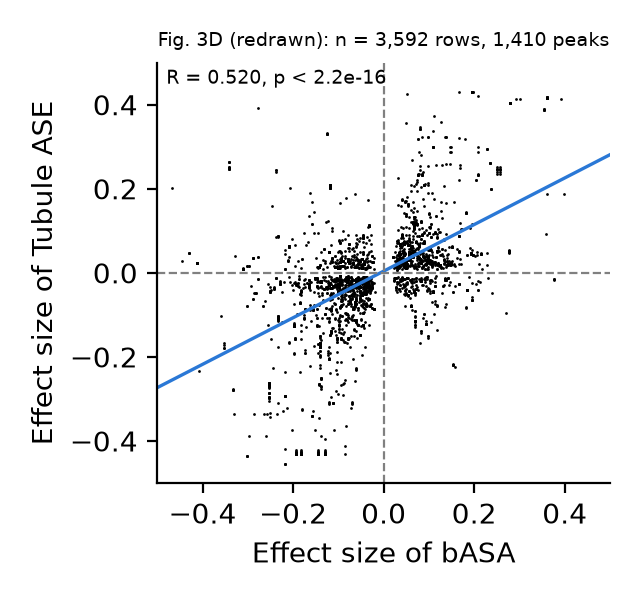
#> input picture Benchmarks/liu2025_kidney_multiome/figures/fig3d_basa_vs_ase.png, 640 x 600 px
$ python make_reproduction_figure.py
#> lines starting #> are read from the running program, lines starting #| are printed output that depends on the picture
#!/usr/bin/env python3
"""Overview figure: IGVFagent reproduces three published papers.

Laid out like Paper2Agent's Fig. 3:
  a  paper -> IGVFagent (ported methods, deposited data, authors' code) -> agent
  b  the chain of `igvfagent bench` steps the igvf-replicate-paper skill runs,
     and the report it returns
  c  results per paper: a redrawn panel, every quoted number vs the paper,
     and analysis coverage from `igvfagent bench score`

All numbers are the ones recorded in each benchmark's README
(Benchmarks/<paper-id>/README.md). Redrawn panels are read from
Benchmarks/<paper-id>/figures/.

    python3 Benchmarks/make_reproduction_figure.py
writes Benchmarks/figures/reproduction_overview.{png,pdf,svg}.
"""

from __future__ import annotations

from pathlib import Path

import matplotlib

matplotlib.use("Agg")
import matplotlib.image as mpimg  # noqa: E402
import matplotlib.pyplot as plt  # noqa: E402
from matplotlib.patches import FancyArrowPatch, FancyBboxPatch  # noqa: E402

HERE = Path(__file__).resolve().parent
ROOT = HERE.parent
OUT = HERE / "figures" / "reproduction_overview"

plt.rcParams.update({
    "font.family": "DejaVu Sans",
    "font.size": 6.5,
    "axes.linewidth": 0.6,
    "xtick.major.width": 0.6,
    "ytick.major.width": 0.6,
    "xtick.major.size": 2.5,
    "ytick.major.size": 2.5,
    "svg.fonttype": "none",
    "pdf.fonttype": 42,
})

INK = "#1F2933"
MUTED = "#616E7C"
TOOL = "#FBE3D3"      # ported methods
DATA = "#DDF1DC"      # deposited data
CODE = "#DCEBF7"      # authors' code
USER = "#F6DDF0"      # user bubble, as in Paper2Agent
AGENT = "#E6EEF8"
PARTIAL = "#F4A261"
BLOCKED = "#BDBDBD"
MONO = "DejaVu Sans Mono"

# (paper id, header, colour, panel file, panel caption)
PAPERS = [
    ("liu2025_kidney_multiome", "Liu et al. 2025, Science", "#2E7EBE",
     "figures/fig3d_basa_vs_ase.png",
     "Fig. 3D: chromatin effect vs expression effect\n(R = 0.520, paper 0.51)"),
    ("gschwind2026_encyclopedia_enhancer", "Gschwind et al. 2026, Nature",
     "#D1495B", None,
     "Fig. 2b,c: CRISPR benchmark AUPRC\n(ours from Supp. Table 3 vs paper)"),
    ("pan2026_esig_interaction", "Pan et al. 2026, Nat Methods", "#2A9D8F",
     "figures/fig1c_roc_disease.png",
     "Fig. 1c: eSIG-Net finds disease mutations\n(ROC-AUC 0.908, paper 0.91)"),
]

# Every number each README compares with the paper: (label, paper, ours).
NUMBERS = {
    "liu2025_kidney_multiome": [
        ("GWAS variants, P<5e-8", 115726, 115725),
        ("non-MHC variants", 99595, 102520),
        ("independent loci", 1026, 1020),
        ("ASE genes, tubule", 8573, 8573),
        ("ASE genes, glomerulus", 8725, 8725),
        ("ASE genes, union", 10398, 10398),
        ("bASA peaks", 19083, 19083),
        ("bASA SNPs", 523700, 523700),
        ("bASA vs ASE R", 0.51, 0.520),
        ("snASA SNPs", 25766, 25766),
        ("snASA in open chromatin (%)", 93.2, 93.20),
        ("PT snASA vs bASA rho", 0.90, 0.895),
        ("Open4Gene links", 142452, 142452),
        ("Open4Gene peaks", 125699, 125699),
        ("median peaks/gene", 8, 4),
        ("GWAS variants in peaks", 7137, 7344),
        ("coding variants", 1363, 1363),
        ("coding genes", 782, 782),
        ("convergent genes", 601, 601),
        ("validated (%)", 93.8, 93.7),
    ],
    "gschwind2026_encyclopedia_enhancer": [
        ("biosamples", 1458, 1458),
        ("cell types / tissues", 369, 369),
        ("elements per biosample", 40210, 40209.5),
        ("links per biosample", 63221, 63221.0),
        ("predicted links, total", 92176227, 92176227),
        ("genes per enhancer", 1, 1),
        ("enhancers per gene", 3, 3),
        ("AUPRC, rE2G", 0.66, 0.6622),
        ("AUPRC, ABC", 0.56, 0.5649),
        ("AUPRC, rE2G Extended", 0.74, 0.7373),
        ("AUPRC, ABC (Extended set)", 0.61, 0.6128),
    ],
    "pan2026_esig_interaction": [
        ("accuracy, disease", 0.85, 0.848),
        ("ROC-AUC, disease", 0.91, 0.908),
        ("AP, disease", 0.86, 0.856),
        ("accuracy, population", 0.90, 0.907),
        ("ROC-AUC, population", 0.87, 0.866),
        ("AP, population", 0.71, 0.703),
        ("ROC-AUC vs structure", 0.91, 0.908),
        ("AP vs structure", 0.86, 0.856),
        ("FoldDock mutant acc.", 0.625, 0.625),
        ("FoldDock consistency (%)", 94.4, 94.4),
        ("FoldDock 17.6% (%)", 17.6, 17.58),
        ("FoldDock WT acc.", 0.922, 0.949),
    ],
}

# `igvfagent bench score` coverage: reproduced, partial / not reproduced,
# blocked or pending.
COVERAGE = {
    "liu2025_kidney_multiome": (11, 3, 2),
    "gschwind2026_encyclopedia_enhancer": (5, 0, 0),
    "pan2026_esig_interaction": (11, 1, 4),
}

# Fig. 2b,c AUPRC (Supplementary Table 3): (model, paper, ours).
GSCHWIND_AUPRC = [
    ("ENCODE-rE2G", 0.66, 0.6622),
    ("ABC", 0.56, 0.5649),
    ("rE2G\nExtended", 0.74, 0.7373),
    ("ABC\n(Ext. set)", 0.61, 0.6128),
]


# ---------------------------------------------------------------- helpers
def box(fig, x, y, w, h, fc, ec="none", lw=0.6, ls="-", r=0.008, z=1):
    p = FancyBboxPatch((x, y), w, h, boxstyle=f"round,pad=0,rounding_size={r}",
                       transform=fig.transFigure, fc=fc, ec=ec, lw=lw, ls=ls,
                       zorder=z)
    fig.add_artist(p)
    return p


def arrow(fig, x0, y0, x1, y1, color=MUTED):
    fig.add_artist(FancyArrowPatch(
        (x0, y0), (x1, y1), transform=fig.transFigure, arrowstyle="-|>",
        mutation_scale=8, lw=1.0, color=color, zorder=3))


def text(fig, x, y, s, **kw):
    kw.setdefault("color", INK)
    kw.setdefault("va", "center")
    return fig.text(x, y, s, **kw)


def panel_label(fig, x, y, s):
    text(fig, x, y, s, fontsize=10, weight="bold", va="top")


def logo(fig, x, y, size):
    path = ROOT / "Docs" / "Figures" / "logo-mark.png"
    if path.is_file():
        ax = fig.add_axes([x, y, size, size * fig.get_figwidth()
                           / fig.get_figheight()], zorder=10)
        ax.imshow(mpimg.imread(path))
        ax.axis("off")


# ---------------------------------------------------------------- panel a
def panel_a(fig):
    panel_label(fig, 0.01, 0.995, "a")
    top, bot = 0.975, 0.745

    # Papers, stacked like a pile of PDFs.
    for i, (_, _, color, *_rest) in enumerate(reversed(PAPERS)):
        k = 2 - i                      # 2 = furthest back
        x, y = 0.022 + 0.010 * k, 0.800 + 0.012 * k
        box(fig, x, y, 0.130, 0.130, "white", ec="#9AA5B1", r=0.003, z=2 + i)
        box(fig, x, y + 0.113, 0.130, 0.017, color, r=0.003, z=2 + i)
    text(fig, 0.028, 0.922, "Science", fontsize=5.5, color="white",
         weight="bold", zorder=7)
    text(fig, 0.028, 0.880, "Kidney multiome-based\ngenetic scorecard reveals\n"
         "convergent coding and\nregulatory variants", fontsize=4.7,
         weight="bold", zorder=7)
    text(fig, 0.028, 0.824, "Liu H, … Susztak K.\nScience 2025\n"
         "doi:10.1126/science.adp4753", fontsize=4.5, color=MUTED, zorder=7)
    text(fig, 0.100, 0.775, "Title, DOI, PMID\nor citation", fontsize=6,
         ha="center", color=MUTED)

    arrow(fig, 0.182, 0.86, 0.232, 0.86)
    text(fig, 0.207, 0.885, "igvf-replicate-\npaper", fontsize=5.6, ha="center",
         color=MUTED, style="italic")

    # IGVF Agent server box.
    x0, x1 = 0.236, 0.630
    box(fig, x0, bot, x1 - x0, top - bot, "white", ec="#7B8794", ls=(0, (3, 2)),
        r=0.012)
    logo(fig, x0 + 0.012, top - 0.033, 0.024)
    text(fig, x0 + 0.042, top - 0.018, "IGVF Agent", fontsize=8, weight="bold")

    rows = [
        ("liu2025-open4gene: hurdle negative-binomial peak→gene test\n"
         "(port of R/Open4Gene.R; zero-model β and P identical)"),
        ("encode-re2g: ENCODE-rE2G enhancer→gene model, 9 pretrained\n"
         "(max |Δscore| 7.8e-16 vs the authors' K562 test)"),
        ("esig_net_predict: eSIG-Net inference on the released checkpoint\n"
         "(bit-identical to the authors' test.sh)"),
    ]
    ry = top - 0.060
    for s in rows:
        box(fig, x0 + 0.012, ry - 0.022, x1 - x0 - 0.024, 0.040, TOOL, r=0.006)
        text(fig, x0 + 0.020, ry - 0.002, s, fontsize=5.5)
        ry -= 0.047

    yb = bot + 0.034
    bw = (x1 - x0 - 0.036) / 2
    box(fig, x0 + 0.012, yb - 0.022, bw, 0.040, DATA, r=0.006)
    text(fig, x0 + 0.012 + bw / 2, yb - 0.002,
         "Deposited data: Figshare,\nSupp. Tables, Source Data",
         fontsize=5.5, ha="center")
    box(fig, x0 + 0.024 + bw, yb - 0.022, bw, 0.040, CODE, r=0.006)
    text(fig, x0 + 0.024 + bw + bw / 2, yb - 0.002,
         "Authors' code at pinned\ncommits, run as reference", fontsize=5.5,
         ha="center")

    # Legend chips under the server box.
    lx = x0 + 0.02
    for lab, c in [("Ported methods (CLI tools)", TOOL),
                   ("Data", DATA), ("Reference code", CODE)]:
        box(fig, lx, bot - 0.022, 0.010, 0.010, c, r=0.002)
        text(fig, lx + 0.014, bot - 0.017, lab, fontsize=5.5)
        lx += 0.014 + 0.0058 * len(lab) + 0.02

    arrow(fig, 0.636, 0.87, 0.680, 0.87)
    text(fig, 0.658, 0.900, "Connect\nto an\nagent", fontsize=5.6, ha="center",
         color=MUTED, style="italic")

    # Agent chat.
    ax0, ax1 = 0.685, 0.990
    box(fig, ax0, bot, ax1 - ax0, top - bot, "#F7F9FB", ec="#CBD2D9", r=0.012)
    logo(fig, (ax0 + ax1) / 2 - 0.030, top - 0.030, 0.018)
    text(fig, (ax0 + ax1) / 2 - 0.008, top - 0.016, "IGVF Agent", fontsize=6.5,
         weight="bold")
    box(fig, ax0 + 0.035, top - 0.078, ax1 - ax0 - 0.045, 0.040, USER, r=0.008)
    text(fig, ax0 + 0.042, top - 0.058,
         "User: Replicate Liu et al. 2025,\nScience (doi:10.1126/science.adp4753)",
         fontsize=5.5)
    box(fig, ax0 + 0.010, bot + 0.010, ax1 - ax0 - 0.020, 0.130, AGENT, r=0.008)
    text(fig, ax0 + 0.017, bot + 0.133,
         "Agent: 11 of 16 analyses reproduced.\nFig. 3D re-drawn: R = 0.520 "
         "(paper 0.51).\n2 blocked: individual-level data\n(controlled access).",
         fontsize=5.5, va="top")
    img = HERE / PAPERS[0][0] / PAPERS[0][3]
    if img.is_file():
        ax = fig.add_axes([ax0 + 0.085, bot + 0.013, 0.13, 0.066], zorder=10)
        ax.imshow(mpimg.imread(img))
        ax.axis("off")


# ---------------------------------------------------------------- panel b
def panel_b(fig):
    panel_label(fig, 0.01, 0.712, "b")
    top, bot = 0.700, 0.495

    # The chain of tools, as the skill runs them.
    x0, x1 = 0.030, 0.565
    box(fig, x0, bot, x1 - x0, top - bot, "#1F2933", r=0.010)
    for i, c in enumerate(["#FF5F56", "#FFBD2E", "#27C93F"]):
        fig.add_artist(plt.Circle((x0 + 0.014 + i * 0.013, top - 0.012), 0.004,
                                  transform=fig.transFigure, color=c, zorder=3))
    text(fig, x0 + 0.06, top - 0.012,
         "/igvf-replicate-paper  Liu et al. 2025 Science", fontsize=5.6,
         family=MONO, color="#E4E7EB")
    steps = [
        ("bench resolve", "PMID 39913582 · PMC12013656"),
        ("bench harvest", "Figshare 26299093 · 2 repos pinned"),
        ("bench plan --seed", "16 analyses, one per figure panel"),
        ("paper-code pipeline", "authors' scripts = reference"),
        ("port register", "liu2025-open4gene, liu2025-gwas-loci"),
        ("bench verify-port", "port vs R pscl::hurdle: P identical"),
        ("bench run", "recompute Figs. 1–6 from tables"),
        ("figures redraw", "Fig. 3D redrawn, side by side"),
        ("bench score", "reproduction: incomplete, 11/16"),
    ]
    y = top - 0.032
    for i, (cmd, out) in enumerate(steps, 1):
        text(fig, x0 + 0.012, y, f"{i}", fontsize=5.6, family=MONO,
             color="#7B8794")
        text(fig, x0 + 0.026, y, f"igvfagent {cmd}", fontsize=5.6, family=MONO,
             color="#9FE5A5")
        text(fig, x0 + 0.245, y, f"→ {out}", fontsize=5.2, family=MONO,
             color="#E4E7EB")
        y -= 0.0182
    text(fig, x0 + 0.012, bot + 0.010,
         "loop 4–9 until every analysis is reproduced or blocked",
         fontsize=5.4, family=MONO, color="#F7C948", va="bottom")
    text(fig, (x0 + x1) / 2, bot - 0.012, "Chain of tools", fontsize=6.5,
         ha="center", color=MUTED)

    arrow(fig, 0.570, 0.60, 0.592, 0.60)

    # The report it returns.
    rx0, rx1 = 0.597, 0.990
    box(fig, rx0, bot, rx1 - rx0, top - bot, "white", ec="#CBD2D9", r=0.010)
    text(fig, rx0 + 0.012, top - 0.014, "Output: Benchmarks/liu2025_kidney_"
         "multiome/README.md", fontsize=5.6, weight="bold")
    report = [
        ("Coverage", "11/16 analyses reproduced; 43/46 checks pass"),
        ("Ports", "liu2025-open4gene, liu2025-gwas-loci, each\n"
                  "verified against the authors' own code"),
        ("Exact", "ASE genes 8,573 / 8,725 / 10,398; bASA peaks\n"
                  "19,083; Open4Gene links 142,452; coding 1,363"),
        ("Differs", "median peaks per gene 4 vs 8 (author\n"
                    "re-checking); non-MHC variants +2.9%"),
        ("Blocked", "RASQUAL, snASA, CARMA: individual-level\n"
                    "genotypes, controlled access"),
        ("Asks", "a table of exact data needed from the authors,\n"
                 "ordered by how much each item unlocks"),
    ]
    y = top - 0.036
    for k, v in report:
        text(fig, rx0 + 0.012, y, k, fontsize=5.6, weight="bold", va="top",
             color="#3E4C59")
        text(fig, rx0 + 0.082, y, v, fontsize=5.5, va="top")
        y -= 0.0285 if "\n" in v else 0.018
    text(fig, (rx0 + rx1) / 2, bot - 0.012, "Output", fontsize=6.5,
         ha="center", color=MUTED)


# ---------------------------------------------------------------- panel c
def gschwind_bars(ax, color):
    import numpy as np
    x = np.arange(len(GSCHWIND_AUPRC))
    paper = [p for _, p, _ in GSCHWIND_AUPRC]
    ours = [o for _, _, o in GSCHWIND_AUPRC]
    ax.bar(x - 0.19, paper, 0.36, color="white", ec=color, lw=0.8,
           label="paper")
    ax.bar(x + 0.19, ours, 0.36, color=color, label="IGVF Agent")
    for xi, o in zip(x, ours):
        ax.text(xi + 0.19, o + 0.015, f"{o:.2f}", ha="center", fontsize=5)
    ax.set_xticks(x, [m for m, *_ in GSCHWIND_AUPRC], fontsize=5.2)
    ax.set_ylim(0, 0.98)
    ax.set_yticks([0, 0.2, 0.4, 0.6, 0.8])
    ax.set_ylabel("AUPRC (CRISPR benchmark)", fontsize=6)
    ax.legend(frameon=False, fontsize=5.5, loc="upper left", ncol=2,
              handlelength=1.2, columnspacing=0.8)
    for s in ("top", "right"):
        ax.spines[s].set_visible(False)


def panel_c(fig):
    panel_label(fig, 0.01, 0.458, "c")
    box(fig, 0.30, 0.435, 0.40, 0.022, USER, r=0.006)
    text(fig, 0.50, 0.446, "User: Replicate this paper with IGVF Agent",
         fontsize=6.5, ha="center")

    left0, colw, gap = 0.075, 0.255, 0.075
    for i, (pid, header, color, img, caption) in enumerate(PAPERS):
        x = left0 + i * (colw + gap)
        text(fig, x - 0.04, 0.418, header, fontsize=7, weight="bold",
             color=color)

        # Row 1: a redrawn panel.
        ax = fig.add_axes([x, 0.300, colw, 0.098] if not img
                          else [x, 0.272, colw, 0.112])
        if img:
            ax.imshow(mpimg.imread(HERE / pid / img))
            ax.axis("off")
        else:
            gschwind_bars(ax, color)
        text(fig, x + colw / 2, 0.400 + 0.002, caption, fontsize=5.6, ha="center",
             color=INK)

        # Row 2: every quoted number, ours vs paper.
        rows = NUMBERS[pid]
        n_ok = sum(abs(o - p) / abs(p) <= 0.05 for _, p, o in rows)
        h = 0.0082 * max(len(r) for r in NUMBERS.values())
        ax = fig.add_axes([x + 0.085, 0.240 - h, colw - 0.085, h])
        ax.axvspan(-5, 5, color="#E4E7EB", lw=0)
        ax.axvline(0, color="#9AA5B1", lw=0.5)
        for j, (lab, p, o) in enumerate(rows):
            d = 100 * (o - p) / p
            dd = max(min(d, 60), -60)
            out = abs(d) > 5
            c = color if not out else PARTIAL
            if lab == "median peaks/gene":
                c = "#C0392B"
            ax.plot(dd, j, "o", ms=2.8, color=c, mec="none")
            if out:
                ax.text(dd + 5, j, f"{d:+.0f}%", ha="left", va="center",
                        fontsize=5, color=c)
        ax.set_yticks(range(len(rows)), [r[0] for r in rows], fontsize=5)
        ax.set_ylim(len(rows) - 0.5, -0.5)
        ax.set_xlim(-65, 65)
        ax.set_xticks([-50, 0, 50])
        ax.tick_params(axis="x", labelsize=5.5)
        ax.set_xlabel("IGVF Agent vs paper (%)", fontsize=5.8, labelpad=1)
        for s in ("top", "right"):
            ax.spines[s].set_visible(False)
        text(fig, x + colw / 2, 0.255,
             f"{n_ok} of {len(rows)} numbers within 5% of the paper",
             fontsize=6, ha="center", weight="bold")

        # Row 3: analysis coverage.
        rep, part, blk = COVERAGE[pid]
        tot = rep + part + blk
        ax = fig.add_axes([x, 0.000, colw, 0.018])
        left = 0
        for val, c in [(rep, color), (part, PARTIAL), (blk, BLOCKED)]:
            if val:
                ax.barh(0, val, left=left, color=c, height=1)
                ax.text(left + val / 2, 0, str(val), ha="center", va="center",
                        fontsize=6, color="white" if c == color else INK,
                        weight="bold")
            left += val
        ax.set_xlim(0, 16)
        ax.set_ylim(-0.5, 0.5)
        ax.axis("off")
        text(fig, x + colw / 2, 0.030,
             f"{rep} of {tot} analyses reproduced", fontsize=6, ha="center",
             weight="bold")

    # Shared legend for the coverage bars.
    lx = 0.20
    for lab, c in [("reproduced (paper colour)", "#52606D"),
                   ("partial / not reproduced", PARTIAL),
                   ("blocked or pending", BLOCKED)]:
        box(fig, lx, -0.030, 0.012, 0.009, c, r=0.001)
        text(fig, lx + 0.016, -0.0255, lab, fontsize=5.8)
        lx += 0.21


def main():
    fig = plt.figure(figsize=(7.2, 10.0), facecolor="white")
    panel_a(fig)
    panel_b(fig)
    panel_c(fig)
    OUT.parent.mkdir(parents=True, exist_ok=True)
    for ext in ("png", "pdf", "svg"):
        fig.savefig(OUT.with_suffix(f".{ext}"), dpi=300, bbox_inches="tight",
                    facecolor="white")
#> this loop made 3 passes
#> pass 1, in main, `fig.savefig(OUT.with_suffix(f".{ext}"), dpi=300, bbox_inches="tight", ..`:
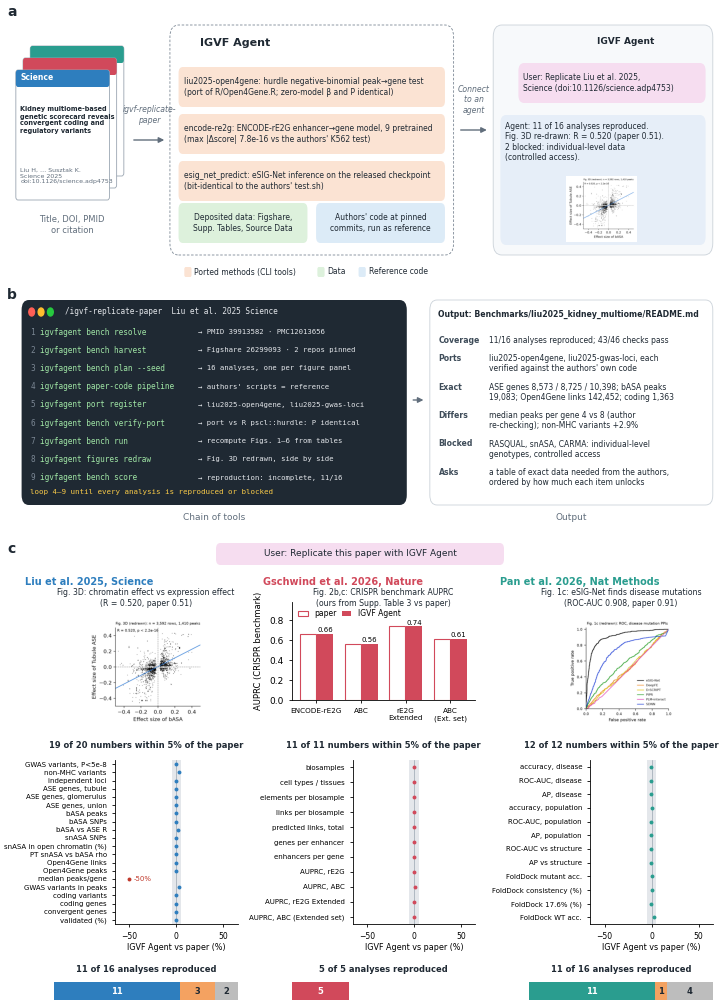
#> figure drawn by matplotlib, 10 panels; panel 5: tallest bar 0.74 high, from x = 1.63 to 1.99; panel 5: tallest bar 0.737 high, from x = 2.01 to 2.37
    print(OUT.with_suffix(".png"))


if __name__ == "__main__":
    main()
